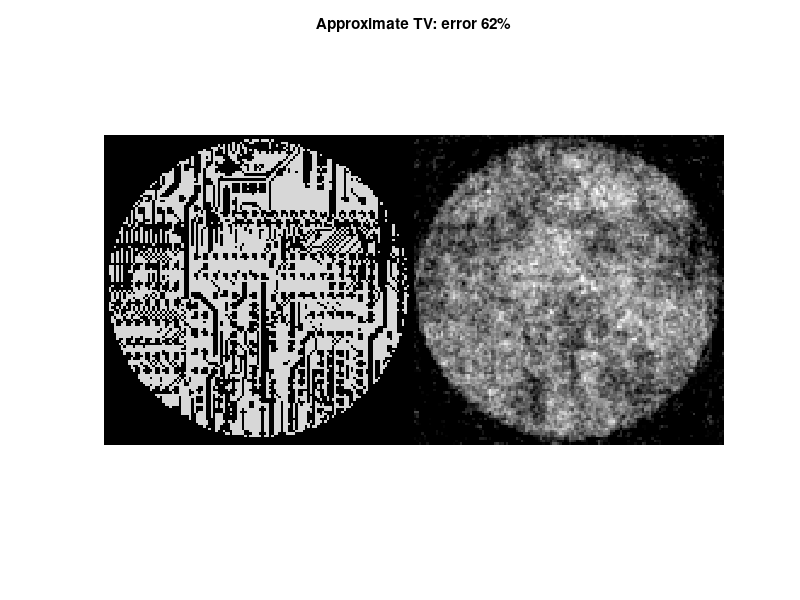
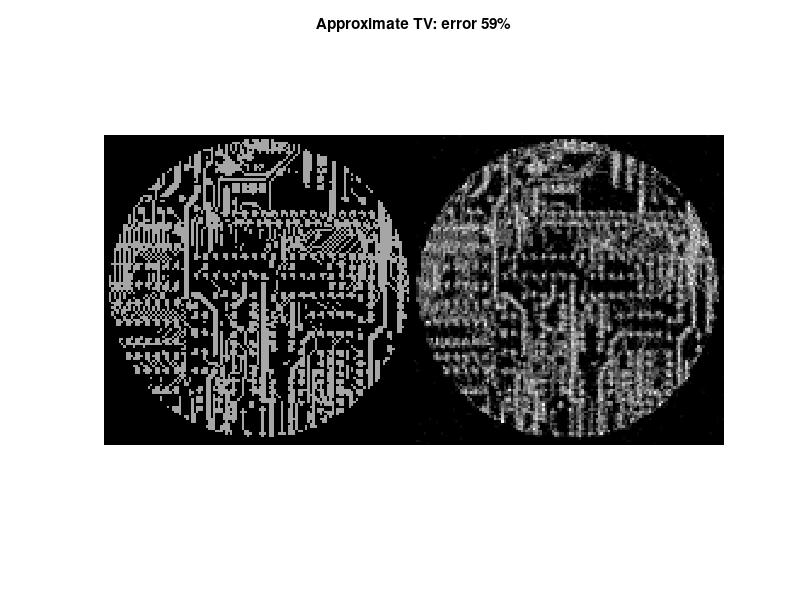
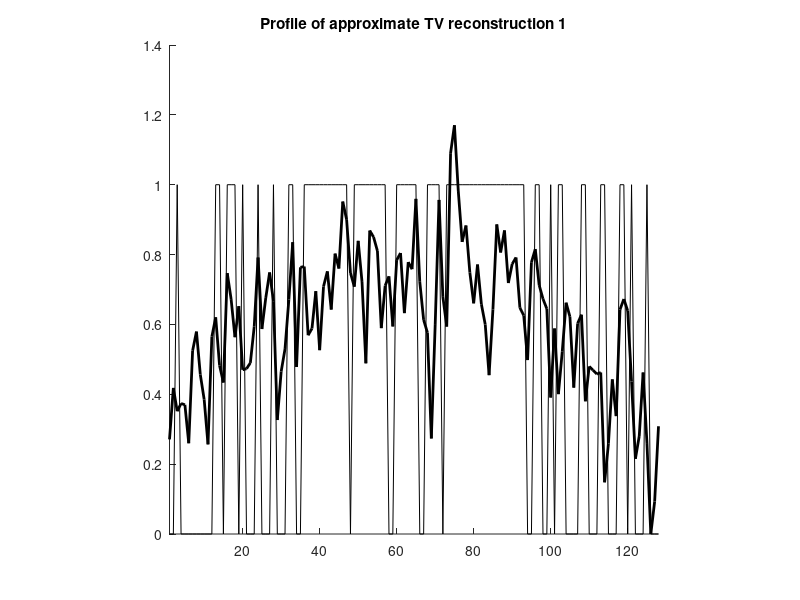
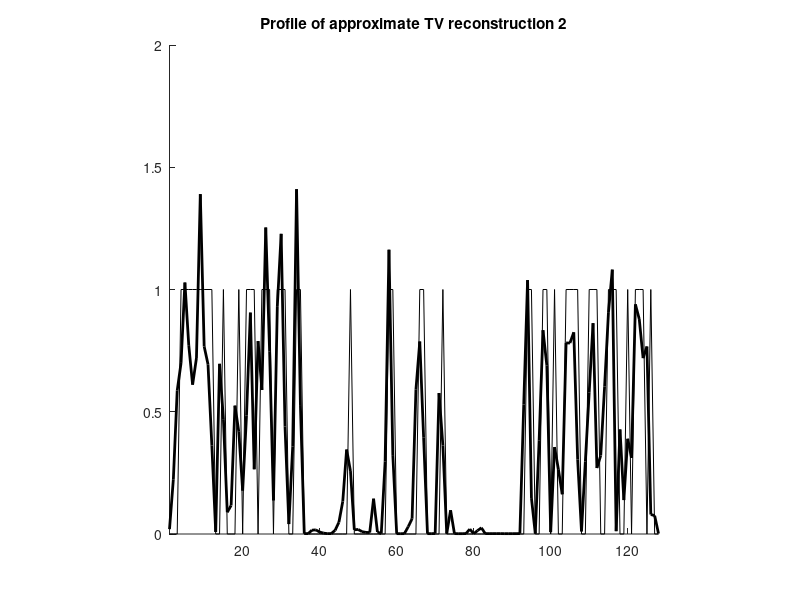

MATLAB code for these plots, in order:
% Plot the results of routine XRsparseD_aTV_comp.m
%
% Jennifer Mueller and Samuli Siltanen, October 2012

% Plot parameters
fsize     = 12;
thinline  = .5;
thickline = 2;

% Load reconstruction
 load XRsparse_aTV_JTV_electric recn1 recn2 alpha target1 target2 obj
%load XRsparse_aTV_JTV_HY recn1 recn2 alpha target1 target2 obj

% Compute relative errors
err_squ1 = norm(target1(:)-recn1(:))/norm(target1(:));
err_squ2 = norm(target2(:)-recn2(:))/norm(target2(:));

% Plot reconstruction image 1
figure(1)
clf
%imagesc([target1,recn1],[0,1])
imagesc([target1,recn1]);
colormap gray
axis equal
axis off
title(['Approximate TV: error ', num2str(round(err_squ1*100)), '%'])

% Plot reconstruction image 2
figure(2)
clf
%imagesc([target2,recn2],[0,1])
imagesc([target2,recn2]);
colormap gray
axis equal
axis off
title(['Approximate TV: error ', num2str(round(err_squ2*100)), '%'])

% Plot profile of reconstruction 1
figure(3)
clf
plot(target1(end/2,:),'k','linewidth',thinline)
hold on
plot(recn1(end/2,:),'k','linewidth',thickline)
xlim([1 size(recn1,1)])
axis square
box off
title('Profile of approximate TV reconstruction 1')

% Plot profile of reconstruction 2
figure(4)
clf
plot(target2(end/2,:),'k','linewidth',thinline)
hold on
plot(recn2(end/2,:),'k','linewidth',thickline)
xlim([1 size(recn2,1)])
axis square
box off
title('Profile of approximate TV reconstruction 2')

% Plot evolution of oblective function
figure(5)
clf
semilogy(obj,'b')
axis square
title('Values of objective function during iteration')



